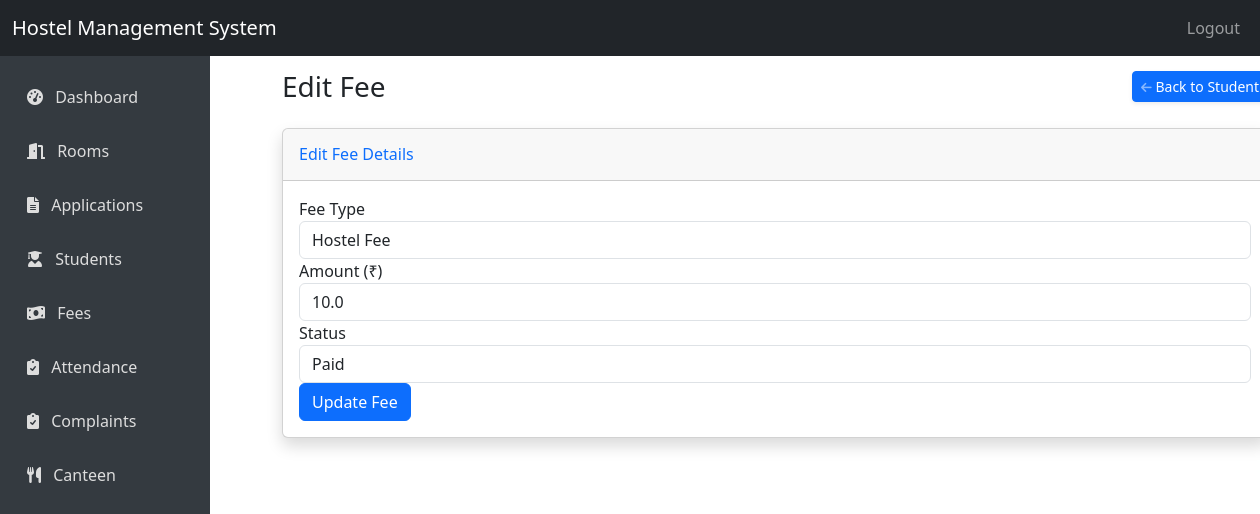
The app's page /admin/fee/edit/1 (signed in) with its own data.
### hostel1.0/app.py (models this page shows)
class Fee(db.Model):
    id = db.Column(db.Integer, primary_key=True)
    student_id = db.Column(db.Integer, db.ForeignKey('student.id'), nullable=False)
    amount = db.Column(db.Float, nullable=False)
    fee_type = db.Column(db.String(50), nullable=False)
    payment_date = db.Column(db.DateTime, default=datetime.utcnow)
    due_date = db.Column(db.DateTime, nullable=True)  # Add this field
    semester = db.Column(db.String(20), nullable=False)
    status = db.Column(db.String(20), default='unpaid')  # unpaid, paid
    transaction_id = db.Column(db.String(50), nullable=True)
    student = db.relationship('Student', backref='fees')
    created_at = db.Column(db.DateTime, default=datetime.utcnow)

### hostel1.0/app.py (the view, shortened to what this page needs)
@app.route('/admin/fee/edit/<int:fee_id>', methods=['GET', 'POST'])
def admin_edit_fee(fee_id):
    if 'user_id' not in session or session['role'] != 'admin':
        return redirect(url_for('login'))
    fee = Fee.query.get_or_404(fee_id)
    return render_template('admin/edit_fee.html', fee=fee)

### hostel1.0/templates/admin/edit_fee.html (shortened to what this page needs)
{% extends "layout.html" %}
{% block content %}
<div class="container-fluid">
    <div class="d-sm-flex align-items-center justify-content-between mb-4">
        <h1 class="h3 mb-0 text-gray-800">Edit Fee</h1>
        <a href="{{ url_for('admin_student_detail', student_id=fee.student_id) }}" class="btn btn-sm btn-primary shadow-sm">
             Back to Student
        </a>
    </div>
    <div class="card shadow mb-4">
        <div class="card-header py-3">
            <h6 class="m-0 font-weight-bold text-primary">Edit Fee Details</h6>
        </div>
        <div class="card-body">
            <form action="{{ url_for('admin_edit_fee', fee_id=fee.id) }}" method="post">
                <div class="form-group">
                    <label for="fee_type">Fee Type</label>
                    <select class="form-control" id="fee_type" name="fee_type" required>
                        <option value="Hostel Fee" {% if fee.fee_type == 'Hostel Fee' %}selected{% endif %}>Hostel Fee</option>
                    </select>
                </div>
                <div class="form-group">
                    <label for="amount">Amount (₹)</label>
                    <input type="number" class="form-control" id="amount" name="amount" value="{{ fee.amount }}" required>
                </div>
                <div class="form-group">
                    <label for="status">Status</label>
                    <select class="form-control" id="status" name="status" required>
                        <option value="paid" {% if fee.status == 'paid' %}selected{% endif %}>Paid</option>
                    </select>
                </div>
                <button type="submit" class="btn btn-primary">Update Fee</button>
            </form>
        </div>
    </div>
</div>
{% endblock %}

### records on screen
Fee: fee_type "Hostel Fee", amount "10.0", status "Paid"
